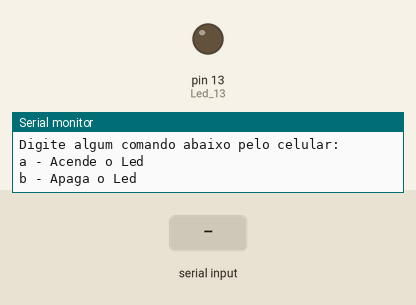
The sketch below on a simulated Arduino Uno, built with avr-gcc and run on an emulated ATmega328P. Parts: output pins drawn as LEDs (lit = HIGH), the last lines printed to the serial monitor. Inputs (shaded band) come from the test bench.

Above: at 1.2 s.
1.3 s: "1" received over the second serial link
At 1.6 s:
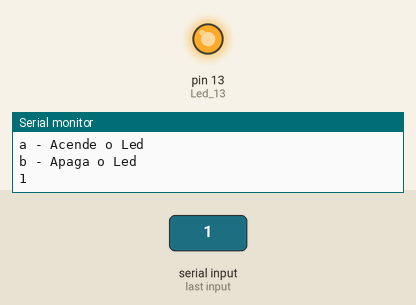
2.8 s: "2" received over the second serial link
At 4.0 s:
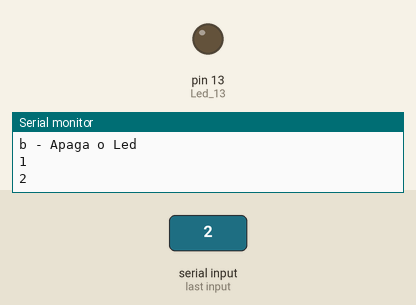
Timing chart, 0 to 5.8 s (numbered marks = the images above; inputs shaded):
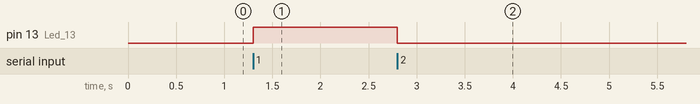

The sketch:

BB08_HC05.ino
```cpp
#include <SoftwareSerial.h>

//Define os pinos para a serial  (RX, TX)
SoftwareSerial MinhaSerial(6,7);
String command = "";

int Led_13 = 13;

void setup()
{
  //Inicia a serial
  Serial.begin(9600);
  Serial.println("Digite algum comando abaixo pelo celular:");
  Serial.println("a - Acende o Led");
  Serial.println("b - Apaga o Led");

  //Inicia a serial configurada nas portas 6 e 7
  MinhaSerial.begin(9600);

  pinMode(Led_13, OUTPUT);
}

void loop()
{

  if(Serial.available())
    {
      int c = (Serial.read());
      MinhaSerial.write(c);
    }


  if (MinhaSerial.available())
  {
     while(MinhaSerial.available())
     {

       command += (char)MinhaSerial.read();

       if (command == "1"){
        digitalWrite(Led_13, HIGH);
       }
       else if (command == "2"){
        digitalWrite(Led_13, LOW);
       }

     }
   Serial.println(command);
   command = "";
  }
}
```

Measured:
- after the input at 1.3 s, pin 13 (Led_13): LOW → HIGH at once
- after the input at 2.8 s, pin 13 (Led_13): HIGH → LOW at once
